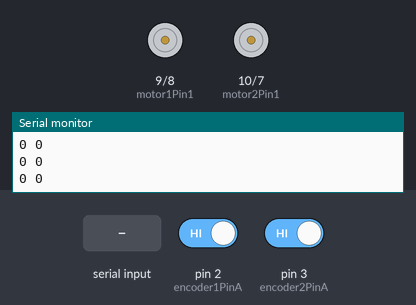
This sketch was run on a simulated Arduino Uno, built with avr-gcc and run on an emulated ATmega328P. On the bench: motor-driver pin pairs drawn as motors (green arrow = first pin HIGH = forward, orange = second pin HIGH = backward, longer = more drive), the last lines printed to the serial monitor. Inputs (shaded band) come from the test bench; at power-on: pin 2 (encoder1PinA) HIGH, pin 3 (encoder2PinA) HIGH.

Above: at 1.2 s.
1.3 s: "F90\n" received over Serial
At 2.2 s:
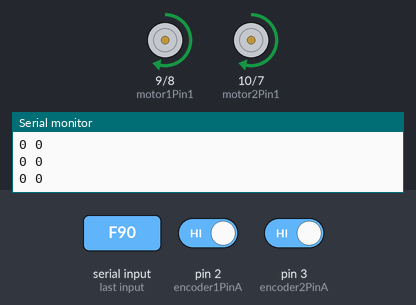
2.8 s: "L90\n" received over Serial
At 3.5 s:
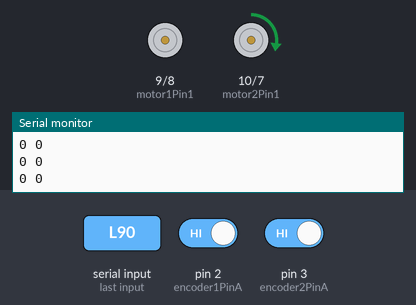
4.3 s: "R90\n" received over Serial
At 4.7 s:
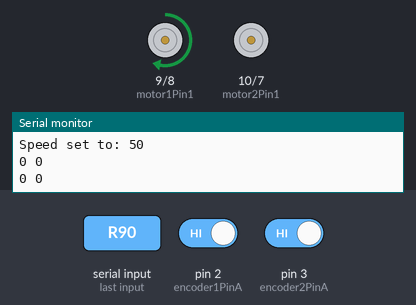
5.8 s: "F,45\n" received over Serial
At 7.0 s:
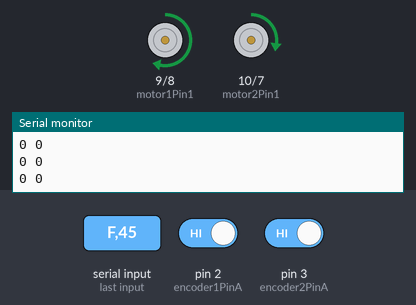
7.3 s: "B90\n" received over Serial
At 8.5 s:
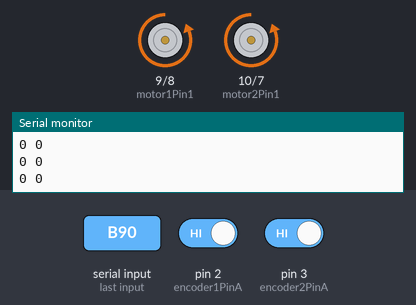
8.8 s: "L,45\n" received over Serial
At 9.7 s:
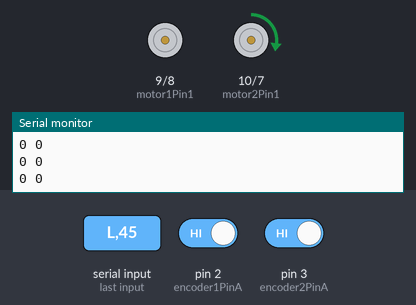
Timing chart, 0 to 11.3 s (numbered marks = the images above; inputs shaded):
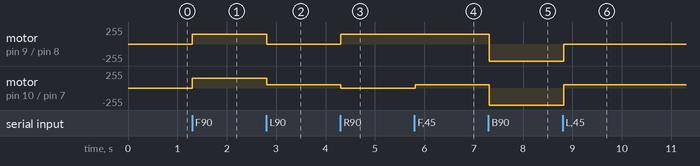

Measured:
- after the input at 1.3 s, motor on pin 9 (motor1Pin1) / pin 8 (motor1Pin2), motor on pin 10 (motor2Pin1) / pin 7 (motor2Pin2): stopped → forward 150/255 at once
- after the input at 2.8 s, motor on pin 9 (motor1Pin1) / pin 8 (motor1Pin2): forward 150/255 → stopped at once; motor on pin 10 (motor2Pin1) / pin 7 (motor2Pin2): forward 150/255 → forward 50/255 at once
- after the input at 4.3 s, motor on pin 9 (motor1Pin1) / pin 8 (motor1Pin2): stopped → forward 150/255 at once; motor on pin 10 (motor2Pin1) / pin 7 (motor2Pin2): forward 50/255 → stopped at once
- after the input at 5.8 s, motor on pin 10 (motor2Pin1) / pin 7 (motor2Pin2): stopped → forward 50/255 at once
- after the input at 7.3 s, motor on pin 9 (motor1Pin1) / pin 8 (motor1Pin2): forward 150/255 → backward 255/255 at once; motor on pin 10 (motor2Pin1) / pin 7 (motor2Pin2): forward 50/255 → backward 255/255 at once
- after the input at 8.8 s, motor on pin 9 (motor1Pin1) / pin 8 (motor1Pin2): backward 255/255 → stopped at once; motor on pin 10 (motor2Pin1) / pin 7 (motor2Pin2): backward 255/255 → forward 50/255 at once

The sketch:

arduino.ino
```cpp
volatile long pos1 = 0;
volatile long pos2 = 0;

const int encoder1PinA = 2;
const int encoder1PinB = 4;
const int encoder2PinA = 3;
const int encoder2PinB = 5;

const int motor1Pin1 = 9;
const int motor1Pin2 = 8;
const int motor2Pin1 = 10;
const int motor2Pin2 = 7;

const long MAX_TICKS = 32000;
const int THRESHOLD = 100;

volatile int a1 = 0, a2 = 0;
int motorSpeed = 150;

void handleEncoder1() {
  // Read both A and B channels
  bool a = digitalRead(encoder1PinA);
  bool b = digitalRead(encoder1PinB);

  if (b == a) {  // If B matches A, it's one direction
    pos1++;
  } else {  // Otherwise, it's the other direction
    pos1--;
  }

  if (pos1 > MAX_TICKS - THRESHOLD) {
    a1++;
    pos1 = 0;
  } else if (pos1 < -MAX_TICKS + THRESHOLD) {
    a1--;
    pos1 = 0;
  }
}

void handleEncoder2() {
  // Read both A and B channels
  bool a = digitalRead(encoder2PinA);
  bool b = digitalRead(encoder2PinB);

  if (b == a) {
    pos2++;
  } else {
    pos2--;
  }

  if (pos2 > MAX_TICKS - THRESHOLD) {
    a2++;
    pos2 = 0;
  } else if (pos2 < -MAX_TICKS + THRESHOLD) {
    a2--;
    pos2 = 0;
  }
}

void setup() {
  Serial.begin(9600);

  pinMode(encoder1PinA, INPUT);
  pinMode(encoder1PinB, INPUT);
  pinMode(encoder2PinA, INPUT);
  pinMode(encoder2PinB, INPUT);

  pinMode(motor1Pin1, OUTPUT);
  pinMode(motor1Pin2, OUTPUT);
  pinMode(motor2Pin1, OUTPUT);
  pinMode(motor2Pin2, OUTPUT);

  attachInterrupt(digitalPinToInterrupt(encoder1PinA), handleEncoder1, CHANGE);
  attachInterrupt(digitalPinToInterrupt(encoder2PinA), handleEncoder2, CHANGE);
}

void loop() {
  if (Serial.available()) {
    char command = Serial.read();
    if (isdigit(command)) {
      motorSpeed = map(command - '0', 0, 9, 50, 255); // Adjust speed (0-255)
      Serial.print("Speed set to: ");
      Serial.println(motorSpeed);
    } else {
      controlMotors(command);
    }
  }

  Serial.print(a1 * MAX_TICKS + pos1);
  Serial.print(" ");
  Serial.println(a2 * MAX_TICKS + pos2);
  delay(100);
}

void controlMotors(char command) {
  switch (command) {
    case 'F':
      analogWrite(motor1Pin1, motorSpeed);
      analogWrite(motor1Pin2, 0);
      analogWrite(motor2Pin1, motorSpeed);
      analogWrite(motor2Pin2, 0);
      Serial.println("Moving Forward");
      break;
    case 'B':
      analogWrite(motor1Pin1, 0);
      analogWrite(motor1Pin2, motorSpeed);
      analogWrite(motor2Pin1, 0);
      analogWrite(motor2Pin2, motorSpeed);
      Serial.println("Moving Backward");
      break;
    case 'L':
      analogWrite(motor1Pin1, 0);
      analogWrite(motor1Pin2, motorSpeed);
      analogWrite(motor2Pin1, motorSpeed);
      analogWrite(motor2Pin2, 0);
      Serial.println("Turning Left");
      break;
    case 'R':
      analogWrite(motor1Pin1, motorSpeed);
      analogWrite(motor1Pin2, 0);
      analogWrite(motor2Pin1, 0);
      analogWrite(motor2Pin2, motorSpeed);
      Serial.println("Turning Right");
      break;
    case 'S':
      analogWrite(motor1Pin1, 0);
      analogWrite(motor1Pin2, 0);
      analogWrite(motor2Pin1, 0);
      analogWrite(motor2Pin2, 0);
      Serial.println("Stopping");
      break;
  }
}
```
